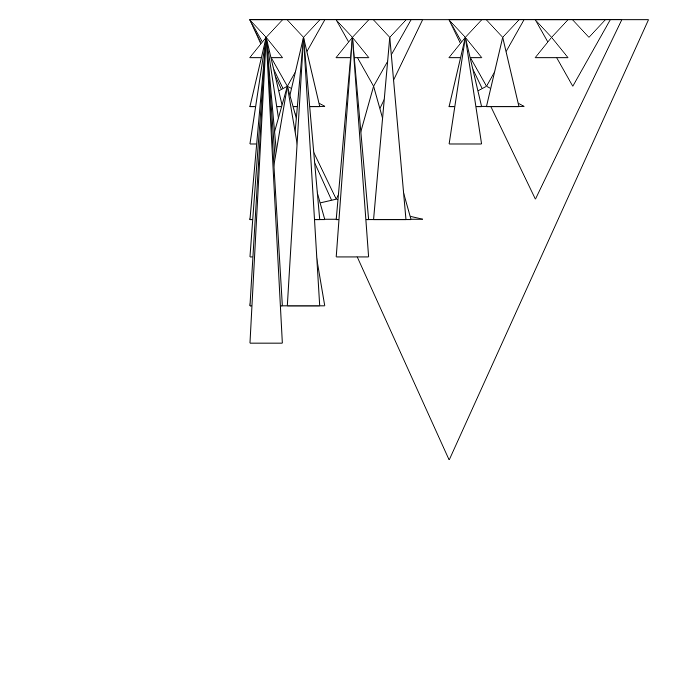
Frame 1 (no input)
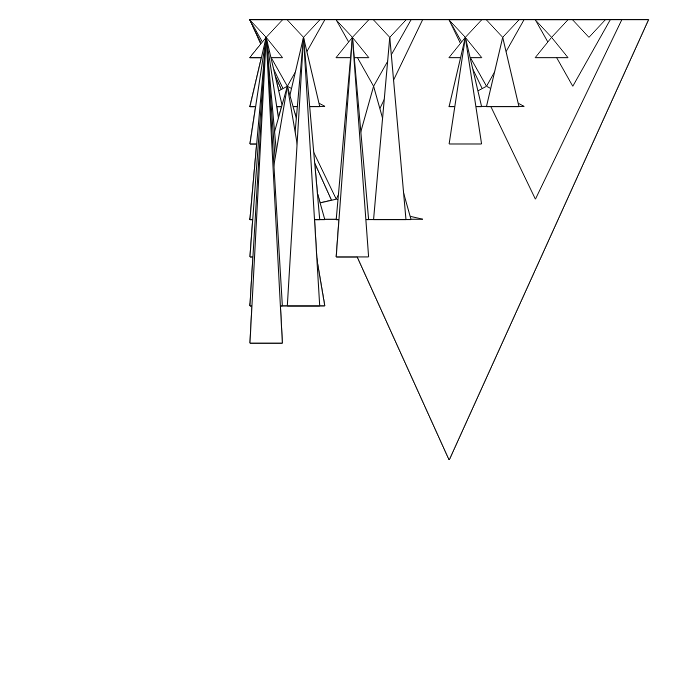
Frame 2 (the mouse pressed at the canvas centre, redrawn once)

The p5.js sketch that drew these frames (run headless with seeded random() and noise() and a simulated clock; the mouse was pressed at the canvas centre and the sketch redrawn once):

// p5.js sketch
// ── sketch.js
function setup() {
  createCanvas(700, 700);
  background(255);
  stroke(0);
  fill(255);
  noLoop();

}

function draw() {
   striangle(250, 20, 460, 4);
}

function striangle(x,y,h,depth){
	if(depth < 1)
		return;
	// draw the triangle
    var a = sqrt((3 * h * h) / 4);

    // YOUR CODE HERE - draw the triangle using, x, y, h and a
	triangle(x,y,x+(a/2),h,x+a,y);
    // YOUR CODE HERE
    // work out the new h
    // reduce the depth
    var half = a/2;
	depth--;
    a = sqrt((3 * h * h) / 16); // helpful for working out new x and y

    // YOUR CODE here - 3 recursive calls
    striangle(x,y,half,depth);
    striangle(x+a,y,half,depth);
    striangle(x,y+a,half,depth);
}

// ── sketchDraft.js
function setup() {
  createCanvas(700, 700);
  background(255);
  stroke(0);
  fill(255);
  noLoop();
}

function draw() {
  striangle(250, 20, 460,300, 4);
}

function striangle(x,y,h,width,depth){
  tringle(x,y,x+(width/2),y+h,x+width,y);
  subTri(x,y,x+(width/2),y+h,x+width,y,depth);
}

function subTri(x1,y1,x2,y2,x3,y3,depth){
  if (depth<0) {
    return;
  }
  tringle(x1,y1,x2,y2,x3,y3);
  //var h=y2/2
  
}
